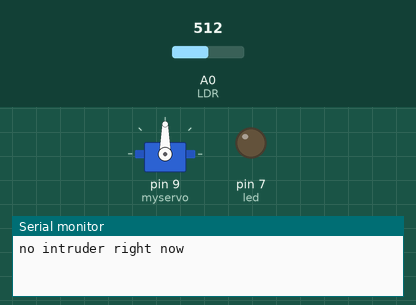
Recording of a sketch running on a simulated Arduino Uno, built with avr-gcc and run on an emulated ATmega328P. Parts: servo, output pins drawn as LEDs (lit = HIGH), the last lines printed to the serial monitor. Inputs (shaded band) come from the test bench; at power-on: A0 (LDR) = 512.

Above: at 1.2 s.
1.3 s: A0 (LDR) set to 104
2.8 s: A0 (LDR) set to 89
At 2.95 s:
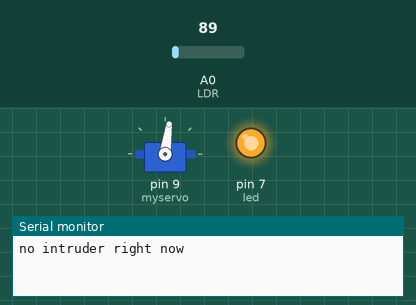
At 4.6 s:
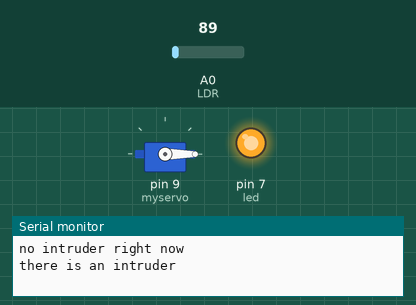
Timing chart, 0 to 6.1 s (numbered marks = the images above; inputs shaded):
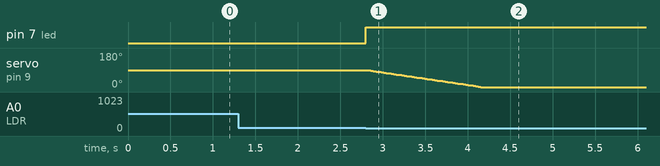

The sketch:

burglar_detector.ino
```cpp
#define led 7
#define LDR A0
#include <Servo.h>
Servo myservo;
boolean stop_alarm=false;
boolean current= false;
int pos;
void setup() {
  pinMode(led,OUTPUT);
  pinMode(LDR,INPUT);
  myservo.attach(9);
  Serial.begin(9600);
  // put your setup code here, to run once:

}
// loop to show that the intruder has entered
boolean alarm_loop(){
  if(stop_alarm==false){
    for(pos=90;pos>=0;pos--){
      myservo.write(pos);
      delay(15);
    }
  Serial.println("there is an intruder");
  }
  stop_alarm=true;
  return stop_alarm;
}
// loop to show that there is no intruder
boolean no_alarm_loop(){
  if(current==false){
    Serial.println("no intruder right now\n");
  }
  pos=0;
  current=true;
  return current;
}

void loop() {
  int n= analogRead(LDR);
  if(n<100){
    digitalWrite(led,HIGH);
    stop_alarm=alarm_loop();
  }
  else
  {
    current=no_alarm_loop();
  }
  }
  // put your main code here, to run repeatedly
```

Measured:
- the behaviour switches between 100 and 99 on A0 (LDR) (found by bisection; images 0 and 1)
- after the input at 1.3 s, every drawn part: stays the same
- after the input at 2.8 s, pin 7 (led): LOW → HIGH at once; servo on pin 9 (myservo): moves from 90° to 0° over 1.3 s, starting at once
